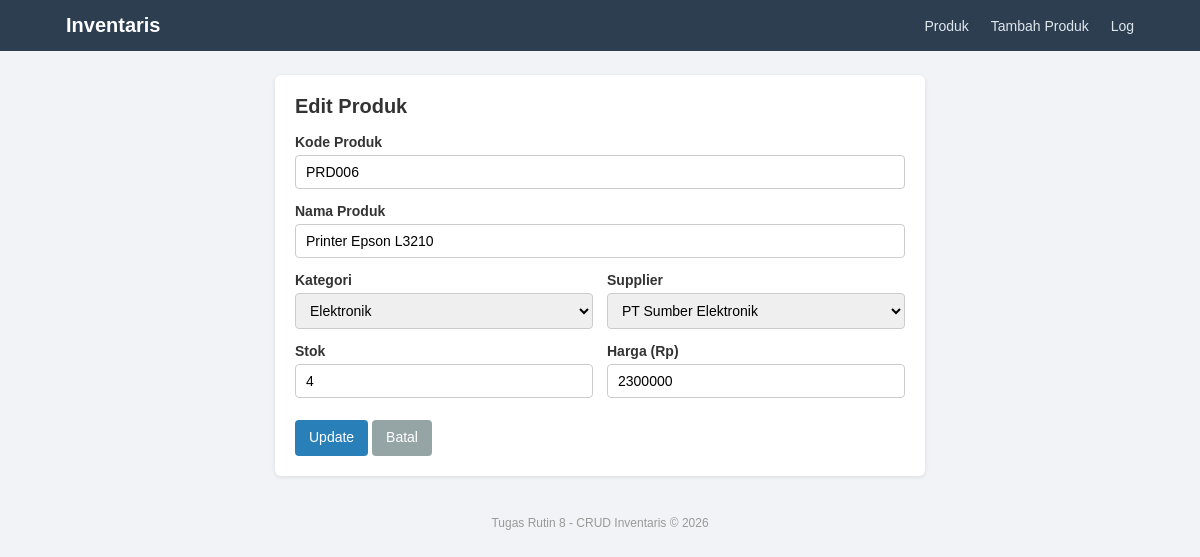
The page /update.php?id=6 on the database its author committed.
### tables this page shows
CREATE TABLE produk (
    id_produk INT AUTO_INCREMENT PRIMARY KEY,
    kode_produk VARCHAR(20) NOT NULL UNIQUE,
    nama_produk VARCHAR(100) NOT NULL,
    id_kategori INT NOT NULL,
    id_supplier INT NOT NULL,
    stok INT NOT NULL DEFAULT 0,
    harga DECIMAL(12,2) NOT NULL DEFAULT 0,
    created_at TIMESTAMP DEFAULT CURRENT_TIMESTAMP,
    CONSTRAINT fk_produk_kategori FOREIGN KEY (id_kategori)
        REFERENCES kategori(id_kategori) ON UPDATE CASCADE ON DELETE RESTRICT,
    CONSTRAINT fk_produk_supplier FOREIGN KEY (id_supplier)
        REFERENCES supplier(id_supplier) ON UPDATE CASCADE ON DELETE RESTRICT
);

CREATE TABLE kategori (
    id_kategori INT AUTO_INCREMENT PRIMARY KEY,
    nama_kategori VARCHAR(50) NOT NULL UNIQUE,
    deskripsi VARCHAR(255)
);

CREATE TABLE supplier (
    id_supplier INT AUTO_INCREMENT PRIMARY KEY,
    nama_supplier VARCHAR(100) NOT NULL,
    no_telp VARCHAR(20),
    alamat VARCHAR(255)
);

### update.php (the view, shortened to what this page needs)
<?php
$db = Database::getInstance()->getConnection();
$id = isset($_GET['id']) ? (int) $_GET['id'] : 0;
$stmt = $db->prepare("SELECT * FROM produk WHERE id_produk = :id");
$stmt->execute([':id' => $id]);
$produk = $stmt->fetch();
$kategori = $db->query("SELECT id_kategori, nama_kategori FROM kategori ORDER BY nama_kategori")->fetchAll();
$supplier = $db->query("SELECT id_supplier, nama_supplier FROM supplier ORDER BY nama_supplier")->fetchAll();
$data = [
    'kode_produk' => $produk['kode_produk'],
    'nama_produk' => $produk['nama_produk'],
    'id_kategori' => $produk['id_kategori'],
    'id_supplier' => $produk['id_supplier'],
    'stok' => $produk['stok'],
    'harga' => (float) $produk['harga'],
];
require_once 'includes/header.php';
?>
<div class="card card-form">
    <h2>Edit Produk</h2>
    <form method="POST">
        <div class="form-group">
            <label>Kode Produk</label>
            <input type="text" name="kode_produk" maxlength="20" value="<?= htmlspecialchars($data['kode_produk']) ?>" required>
        </div>
        <div class="form-group">
            <label>Nama Produk</label>
            <input type="text" name="nama_produk" maxlength="100" value="<?= htmlspecialchars($data['nama_produk']) ?>" required>
        </div>
        <div class="form-row">
            <div class="form-group">
                <label>Kategori</label>
                <select name="id_kategori" required>
                    <?php foreach ($kategori as $k): ?>
                        <option value="<?= (int) $k['id_kategori'] ?>" <?= $data['id_kategori'] == $k['id_kategori'] ? 'selected' : '' ?>>
                            <?= htmlspecialchars($k['nama_kategori']) ?>
                        </option>
                    <?php endforeach; ?>
                </select>
            </div>
            <div class="form-group">
                <label>Supplier</label>
                <select name="id_supplier" required>
                    <?php foreach ($supplier as $s): ?>
                        <option value="<?= (int) $s['id_supplier'] ?>" <?= $data['id_supplier'] == $s['id_supplier'] ? 'selected' : '' ?>>
                            <?= htmlspecialchars($s['nama_supplier']) ?>
                        </option>
                    <?php endforeach; ?>
                </select>
            </div>
        </div>
        <div class="form-row">
            <div class="form-group">
                <label>Stok</label>
                <input type="number" name="stok" min="0" value="<?= htmlspecialchars($data['stok']) ?>" required>
            </div>
            <div class="form-group">
                <label>Harga (Rp)</label>
                <input type="number" name="harga" min="0" step="any" value="<?= htmlspecialchars($data['harga']) ?>" required>
            </div>
        </div>
        <div class="form-aksi">
            <button type="submit" class="btn btn-primary">Update</button>
            <a href="index.php" class="btn btn-secondary">Batal</a>
        </div>
    </form>
</div>
<?php require_once 'includes/footer.php'; ?>

### style.css (style rules this page uses)
* { margin: 0; padding: 0; box-sizing: border-box; }
body { font-family: Arial, Helvetica, sans-serif; background: #f1f3f6; color: #333; font-size: 14px; }
.card { background: #fff; border-radius: 6px; padding: 20px; box-shadow: 0 1px 4px rgba(0, 0, 0, 0.1); margin-bottom: 20px; }
.card-form { max-width: 650px; margin: 0 auto 20px; }
.card h2 { font-size: 20px; margin-bottom: 16px; }
.btn { display: inline-block; padding: 8px 14px; border: none; border-radius: 4px; background: #7f8c8d; color: #fff; text-decoration: none; cursor: pointer; font-size: 14px; font-family: inherit; line-height: 1.4; }
.btn-primary { background: #2980b9; }
.btn-secondary { background: #95a5a6; }
.form-group { margin-bottom: 14px; flex: 1; }
.form-group label { display: block; margin-bottom: 5px; font-weight: bold; }
.form-group input, .form-group select { width: 100%; padding: 8px 10px; border: 1px solid #ccc; border-radius: 4px; font-size: 14px; }
.form-row { display: flex; gap: 14px; }
.form-aksi { margin-top: 8px; }

### rows shown on the page
produk: kode_produk "PRD006", nama_produk "Printer Epson L3210", id_kategori "Elektronik", id_supplier "PT Sumber Elektronik", stok "4", harga "2300000"
